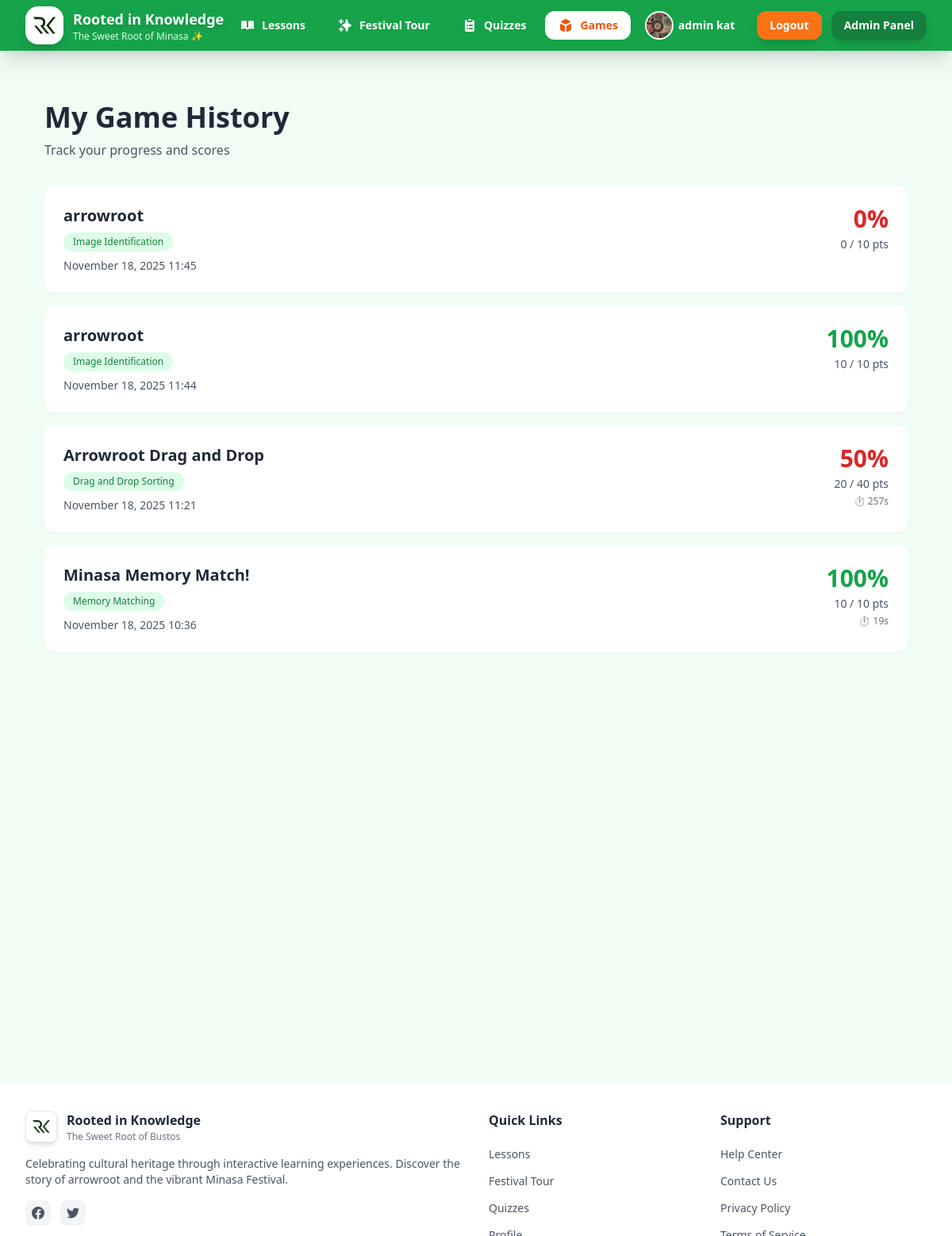
The page /games/my-attempts/ (signed in) on the database its author committed.
### core/models.py (models this page shows, shortened)
class StudentProfile(models.Model):
    user = models.OneToOneField(settings.AUTH_USER_MODEL, on_delete=models.CASCADE)
    full_name = models.CharField(max_length=200, blank=True)
    profile_picture = models.ImageField(upload_to='profile_pics/', blank=True, null=True)
    birthday = models.DateField(null=True, blank=True)
    grade = models.PositiveSmallIntegerField(null=True, blank=True)
    must_change_password = models.BooleanField(default=True)
    created_at = models.DateTimeField(auto_now_add=True)

### games/models.py (models this page shows, shortened)
class GameAttempt(models.Model):
    user = models.ForeignKey(User, on_delete=models.CASCADE, related_name='game_attempts')
    game = models.ForeignKey(Game, on_delete=models.CASCADE, related_name='attempts')
    score = models.IntegerField(default=0)
    max_score = models.IntegerField(default=0)
    time_taken = models.IntegerField(null=True, blank=True, help_text="Time in seconds")
    answers = models.TextField(help_text="JSON of user answers")
    completed = models.BooleanField(default=False)
    created_at = models.DateTimeField(auto_now_add=True)
    class Meta:
        ordering = ['-created_at']
    def get_percentage(self):
        if self.max_score > 0:
            return round((self.score / self.max_score) * 100)
        return 0

class Game(models.Model):
    GAME_TYPE_CHOICES = [
        ('word_scramble', 'Word Scramble'),
        ('drag_drop', 'Drag and Drop Sorting'),
        ('image_identification', 'Image Identification'),
        ('memory_match', 'Memory Matching'),
    ]
    title = models.CharField(max_length=200)
    game_type = models.CharField(max_length=30, choices=GAME_TYPE_CHOICES)
    description = models.TextField(help_text="Learning goal and game instructions")
    article = models.ForeignKey('core.Article', on_delete=models.SET_NULL, null=True, blank=True, related_name='games')
    difficulty = models.CharField(max_length=20, choices=[('easy', 'Easy'), ('medium', 'Medium'), ('hard', 'Hard')], default='medium')
    time_limit = models.IntegerField(null=True, blank=True, help_text="Time limit in seconds (optional)")
    points_per_correct = models.IntegerField(default=10, validators=[MinValueValidator(1)])
    order = models.PositiveIntegerField(default=0, help_text="Display order in game list")
    created_at = models.DateTimeField(auto_now_add=True)
    updated_at = models.DateTimeField(auto_now=True)
    is_active = models.BooleanField(default=True)
    class Meta:
        ordering = ['order', '-created_at']

### games/views.py (the view)
# urls.py: path('my-attempts/', views.my_attempts, name='my_attempts'),
@login_required
def my_attempts(request):
    attempts = GameAttempt.objects.filter(user=request.user).select_related('game').order_by('-created_at')
    context = {
        'attempts': attempts,
    }
    return render(request, 'games/my_attempts.html', context)

### games/templates/games/my_attempts.html (shortened to what this page needs)
{% extends 'core/base.html' %}
{% block content %}
<div class="max-w-6xl mx-auto px-6 py-8">
  <h1 class="text-4xl font-bold text-gray-800 mb-2">My Game History</h1>
  <p class="text-gray-600 mb-8">Track your progress and scores</p>
  {% if attempts %}
  <div class="grid gap-4">
    {% for attempt in attempts %}
    <div class="bg-white rounded-xl shadow-sm p-6 hover:shadow-md transition-shadow">
      <div class="flex items-start justify-between">
        <div class="flex-1">
          <h3 class="text-xl font-bold text-gray-800 mb-1">{{ attempt.game.title }}</h3>
          <span class="inline-block px-3 py-1 text-xs font-medium rounded-full bg-green-100 text-green-700 mb-2">
            {{ attempt.game.get_game_type_display }}
          </span>
          <p class="text-gray-600 text-sm">{{ attempt.created_at|date:"F d, Y H:i" }}</p>
        </div>
        <div class="text-right">
          <div class="text-3xl font-bold {% if attempt.get_percentage >= 80 %}text-green-600{% elif attempt.get_percentage >= 60 %}text-yellow-600{% else %}text-red-600{% endif %} mb-1">
            {{ attempt.get_percentage }}%
          </div>
          <p class="text-sm text-gray-600">{{ attempt.score }} / {{ attempt.max_score }} pts</p>
          {% if attempt.time_taken %}
          <p class="text-xs text-gray-500 mt-1">⏱️ {{ attempt.time_taken }}s</p>
          {% endif %}
        </div>
      </div>
    </div>
    {% endfor %}
  </div>
  {% endif %}
</div>
{% endblock %}

### core/templates/core/base.html (shortened to what this page needs)
{% load static %}
<!doctype html>
<html lang="en">
  <head>
    <script src="https://cdn.tailwindcss.com"></script>
    <link href="https://unpkg.com/aos@2.3.4/dist/aos.css" rel="stylesheet">
  </head>
  <body class="bg-green-50 text-gray-800 font-sans leading-relaxed antialiased" x-data="{ mobileMenuOpen: false }">
    <header class="bg-green-600 shadow-xl sticky top-0 z-50">
      <div class="max-w-7xl mx-auto px-4 sm:px-6 lg:px-8">
        <div class="flex items-center justify-between h-16">
          <a href="/" class="flex items-center gap-3 group hover-bounce">
            <div class="w-12 h-12 bg-white rounded-2xl flex items-center justify-center shadow-lg group-hover:shadow-2xl transition-all duration-300 transform group-hover:rotate-12 overflow-hidden">
              <img src="{% static 'pictures/main_logo.png' %}" alt="Logo" class="w-full h-full object-contain p-1">
            </div>
            <div class="hidden sm:block">
              <h1 class="text-lg font-bold text-white drop-shadow-md">Rooted in Knowledge</h1>
              <p class="text-xs text-green-100">The Sweet Root of Minasa ✨</p>
            </div>
          </a>
          <nav class="hidden md:flex items-center gap-2">
            <a href="/lessons/" class="px-4 py-2 text-sm font-bold {% if request.path == '/lessons/' or '/lesson/' in request.path %}bg-white text-orange-600{% else %}text-white hover:bg-white hover:text-orange-600{% endif %} rounded-xl transition-all duration-200 hover-bounce">
              <span class="flex items-center gap-2">
                <svg class="w-5 h-5" fill="currentColor" viewBox="0 0 20 20">
                  <path d="M9 4.804A7.968 7.968 0 005.5 4c-1.255 0-2.443.29-3.5.804v10A7.969 7.969 0 015.5 14c1.669 0 3.218.51 4.5 1.385A7.962 7.962 0 0114.5 14c1.255 0 2.443.29 3.5.804v-10A7.968 7.968 0 0014.5 4c-1.255 0-2.443.29-3.5.804V12a1 1 0 11-2 0V4.804z"></path>
                </svg>
                Lessons
              </span>
            </a>
            <a href="/festival-tour/" class="px-4 py-2 text-sm font-bold {% if '/festival-tour/' in request.path %}bg-white text-orange-600{% else %}text-white hover:bg-white hover:text-orange-600{% endif %} rounded-xl transition-all duration-200 hover-bounce">
              <span class="flex items-center gap-2">
                Festival Tour
              </span>
            </a>
            <a href="/quizzes/" class="px-4 py-2 text-sm font-bold {% if '/quiz' in request.path %}bg-white text-orange-600{% else %}text-white hover:bg-white hover:text-orange-600{% endif %} rounded-xl transition-all duration-200 hover-bounce">
              <span class="flex items-center gap-2">
                Quizzes
              </span>
            </a>
            <a href="{% url 'games:game_list' %}" class="px-4 py-2 text-sm font-bold {% if '/games/' in request.path %}bg-white text-orange-600{% else %}text-white hover:bg-white hover:text-orange-600{% endif %} rounded-xl transition-all duration-200 hover-bounce">
              <span class="flex items-center gap-2">
                Games
              </span>
            </a>
          </nav>
          <div class="flex items-center gap-2">
            {% if user.is_authenticated %}
              <div class="hidden md:flex items-center gap-3">
                <a href="{% url 'core:profile' %}" class="flex items-center gap-2 px-4 py-2 text-sm font-bold text-white hover:bg-white hover:text-green-600 rounded-xl transition-all duration-200 hover-bounce">
                  {% if user.studentprofile.profile_picture %}
                    <img src="{{ user.studentprofile.profile_picture.url }}" alt="{{ user.username }}" class="w-8 h-8 rounded-full object-cover ring-2 ring-white">
                  {% endif %}
                  <span>
                    {% if user.first_name %}
                      {{ user.first_name }}
                    {% else %}
                      {{ user.username }}
                    {% endif %}
                  </span>
                </a>
                <a href="{% url 'logout' %}" class="px-4 py-2 text-sm font-bold text-white bg-orange-500 hover:bg-orange-600 rounded-xl shadow-lg hover:shadow-xl transition-all duration-200 hover:scale-105">
                  Logout
                </a>
                {% if user.is_superuser %}
                  <a href="/admin-panel/" class="px-4 py-2 text-sm font-bold text-white bg-green-700 hover:bg-green-800 rounded-xl shadow-lg hover:shadow-xl transition-all duration-200 hover:scale-105">
                    Admin Panel
                  </a>
                {% endif %}
              </div>
            {% endif %}
          </div>
        </div>
      </div>
    </header>
    <main class="max-w-7xl mx-auto px-4 sm:px-6 lg:px-8 py-8 min-h-[calc(100vh-16rem)]">
      {% block content %}{% endblock %}
    </main>
    <footer class="bg-white border-t border-gray-100">
      <div class="max-w-7xl mx-auto px-4 sm:px-6 lg:px-8 py-8">
        <div class="grid grid-cols-1 md:grid-cols-4 gap-8">
          <div class="col-span-1 md:col-span-2">
            <div class="flex items-center gap-3 mb-4">
              <div class="w-10 h-10 bg-white rounded-lg flex items-center justify-center shadow-md overflow-hidden border border-gray-200">
                <img src="{% static 'pictures/main_logo.png' %}" alt="Logo" class="w-full h-full object-contain p-1">
              </div>
              <div>
                <h3 class="font-bold text-gray-800">Rooted in Knowledge</h3>
                <p class="text-xs text-gray-500">The Sweet Root of Bustos</p>
              </div>
            </div>
            <p class="text-sm text-gray-600 mb-4">Celebrating cultural heritage through interactive learning experiences. Discover the story of arrowroot and the vibrant Minasa Festival.</p>
            <div class="flex gap-3">
              <a href="#" class="w-8 h-8 rounded-lg bg-gray-100 hover:bg-purple-100 flex items-center justify-center text-gray-600 hover:text-purple-600 transition-all">
              </a>
              <a href="#" class="w-8 h-8 rounded-lg bg-gray-100 hover:bg-purple-100 flex items-center justify-center text-gray-600 hover:text-purple-600 transition-all">
              </a>
            </div>
          </div>
          <div>
            <h4 class="font-semibold text-gray-800 mb-4">Quick Links</h4>
            <ul class="space-y-2">
              <li><a href="/lessons/" class="text-sm text-gray-600 hover:text-purple-600 transition">Lessons</a></li>
              <li><a href="/festival-tour/" class="text-sm text-gray-600 hover:text-purple-600 transition">Festival Tour</a></li>
              <li><a href="/quizzes/" class="text-sm text-gray-600 hover:text-purple-600 transition">Quizzes</a></li>
              <li><a href="{% url 'core:profile' %}" class="text-sm text-gray-600 hover:text-purple-600 transition">Profile</a></li>
            </ul>
          </div>
          <div>
            <h4 class="font-semibold text-gray-800 mb-4">Support</h4>
            <ul class="space-y-2">
              <li><a href="#" class="text-sm text-gray-600 hover:text-purple-600 transition">Help Center</a></li>
              <li><a href="#" class="text-sm text-gray-600 hover:text-purple-600 transition">Contact Us</a></li>
              <li><a href="#" class="text-sm text-gray-600 hover:text-purple-600 transition">Privacy Policy</a></li>
              <li><a href="#" class="text-sm text-gray-600 hover:text-purple-600 transition">Terms of Service</a></li>
            </ul>
          </div>
        </div>
      </div>
    </footer>
  </body>
</html>

### core/templates/core/base.html (style rules this page uses)
:root { --cream: #FFF9F0; --leaf: #7CB67E; --brown: #8B5E3C; --gold: #FFD700; --festival-green: #4CAF50; --festival-orange: #FF9800; --festival-yellow: #FDD835; --festival-blue: #42A5F5; --light-green: #8BC34A; }
* { transition: all 0.3s cubic-bezier(0.4, 0, 0.2, 1); }
.max-w-7xl { max-width: 90rem !important; }

### rows shown on the page
GameAttempt: game "arrowroot", game.game_type "Image Identification", created_at "November 18, 2025 11:45", get_percentage "0", score "0", max_score "10"
GameAttempt: game "arrowroot", game.game_type "Image Identification", created_at "November 18, 2025 11:44", get_percentage "100", score "10", max_score "10"
GameAttempt: game "Arrowroot Drag and Drop", game.game_type "Drag and Drop Sorting", created_at "November 18, 2025 11:21", get_percentage "50", score "20", max_score "40", time_taken "257"
GameAttempt: game "Minasa Memory Match!", game.game_type "Memory Matching", created_at "November 18, 2025 10:36", get_percentage "100", score "10", max_score "10", time_taken "19"

### other values the page prints
{{ user.username }} "admin kat"
